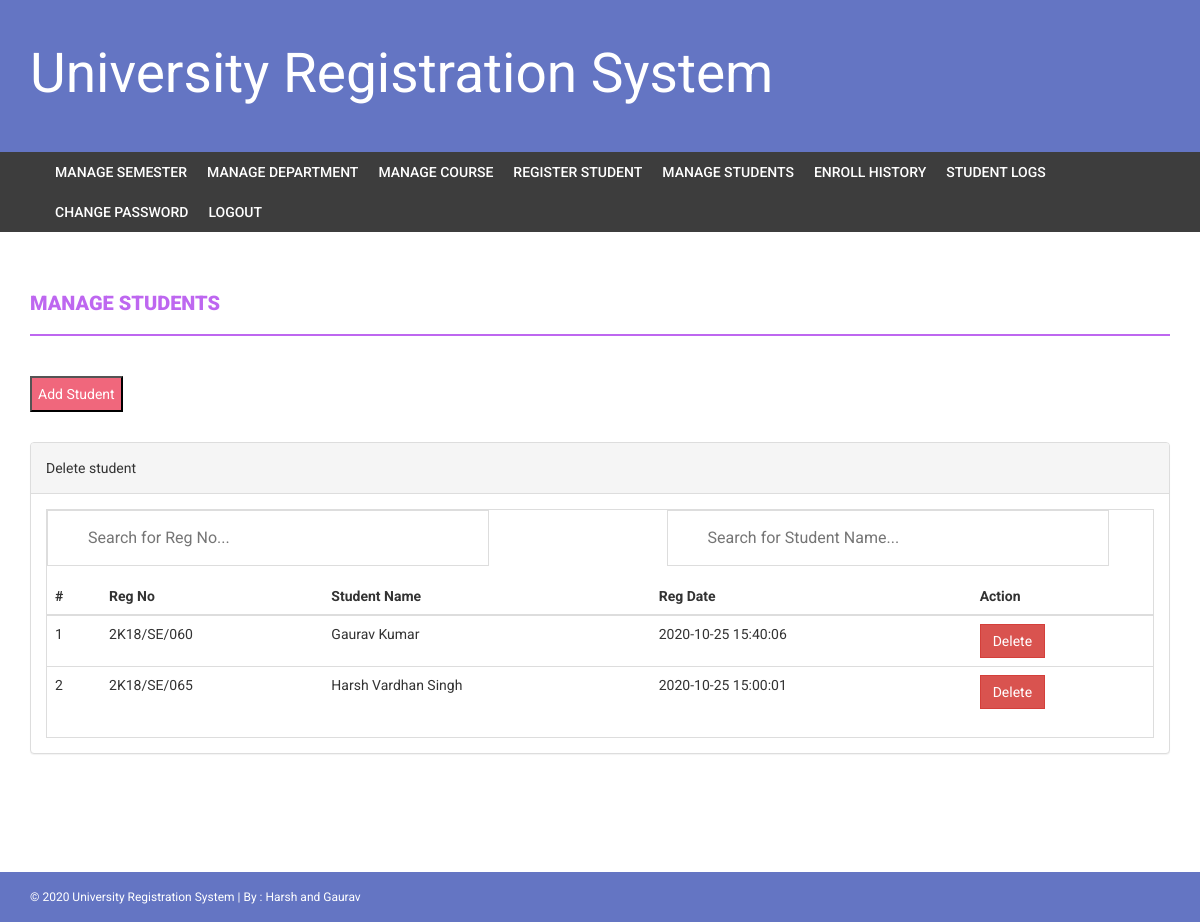
Page /admin/manage-students.php (signed in) on the committed database.
### tables this page shows
CREATE TABLE `students` (
  `StudentRegno` varchar(255) NOT NULL,
  `studentPhoto` varchar(255) DEFAULT NULL,
  `password` varchar(255) DEFAULT NULL,
  `studentName` varchar(255) DEFAULT NULL,
  `phone_no` bigint(10) DEFAULT NULL,
  `creationdate` timestamp NULL DEFAULT current_timestamp(),
  `updationDate` varchar(255) DEFAULT NULL,
  `StudentEmail` varchar(255) NOT NULL
);

### admin/manage-students.php (the view, shortened to what this page needs)
<?php
if(strlen($_SESSION['alogin'])==0)
    {
header('location:index.php');
}
else{
?>
<!DOCTYPE html>
<html xmlns="http://www.w3.org/1999/xhtml">
<head>
    <link href="assets/css/bootstrap.css" rel="stylesheet" />
    <link href="assets/css/font-awesome.css" rel="stylesheet" />
    <link href="assets/css/mystyle.css" rel="stylesheet" />
</head>
<body>
<?php include('includes/header.php');?>
<?php if($_SESSION['alogin']!="")
{
 include('includes/menubar.php');
}
 ?>
    <div class="content-wrapper">
        <div class="container">
              <div class="row">
                    <div class="col-md-12">
                        <h1 class="page-head-line">Manage Students</h1>
                    </div>
                </div>
                <div class="row" >
                <div class="col-md-12">
                    <form>
                        <input style="background: #F0677C; color: white;" type="button" value="Add Student" onclick="window.location.href='student-registration.php'" />
                    </form>
                    <br>
                    <div class="panel panel-default">
                        <div class="panel-heading">
                            Delete student
                        </div>
                        <div class="panel-body">
                            <div class="table-responsive table-bordered">
                            <input style="width: 40%; font-size: 16px; padding: 12px 20px 12px 40px; border: 1px solid #ddd; margin-bottom: 12px;" type="text" id="myInput" onkeyup="myFunction()" placeholder="Search for Reg No...">
                            <input style="width: 40%; font-size: 16px; padding: 12px 20px 12px 40px; border: 1px solid #ddd; margin-bottom: 12px;" type="text" id="myInp" onkeyup="myFunc()" placeholder="Search for Student Name...">
                                <table class="table" id="myTable">
                                    <thead>
                                        <tr>
                                            <th>#</th>
                                            <th>Reg No </th>
                                            <th>Student Name </th>
                                             <th>Reg Date</th>
                                             <th>Action</th>
                                        </tr>
                                    </thead>
                                    <tbody>
<?php
$sql=mysqli_query($con,"select * from students");
$cnt=1;
while($row=mysqli_fetch_array($sql))
{
?>
                                        <tr>
                                            <td><?php echo $cnt;?></td>
                                            <td><?php echo htmlentities($row['StudentRegno']);?></td>
                                            <td><?php echo htmlentities($row['studentName']);?></td>
                                            <td><?php echo htmlentities($row['creationdate']);?></td>
                                            <td>
<a href="manage-students.php?id=<?php echo $row['StudentRegno']?>&del=delete" onClick="return confirm('Are you sure you want to delete?')">
                                            <button class="btn btn-danger">Delete</button>
</a>
                                            </td>
                                        </tr>
<?php
$cnt++;
} ?>
                                    </tbody>
                                </table>
                            </div>
                        </div>
                    </div>
                </div>
            </div>
        </div>
    </div>
  <?php include('includes/footer.php');?>
</body>
</html>
<?php } ?>

### admin/assets/css/mystyle.css (style rules this page uses)
body { font-family: 'Roboto', sans-serif; line-height: 30px; }
.content-wrapper { margin-top: 40px; min-height: 600px; padding-bottom: 60px; }
.page-head-line { font-weight: 900; padding-bottom: 20px; border-bottom: 2px solid #be67f0; text-transform: uppercase; color: #be67f0; font-size: 20px; margin-bottom: 40px; }
.btn { border-radius: 0px; -webkit-border-radius: 0px; -moz-border-radius: 0px; }

### rows in the picture
students: StudentRegno "2K18/SE/060", studentName "Gaurav Kumar", creationdate "2020-10-25 15:40:06"
students: StudentRegno "2K18/SE/065", studentName "Harsh Vardhan Singh", creationdate "2020-10-25 15:00:01"
